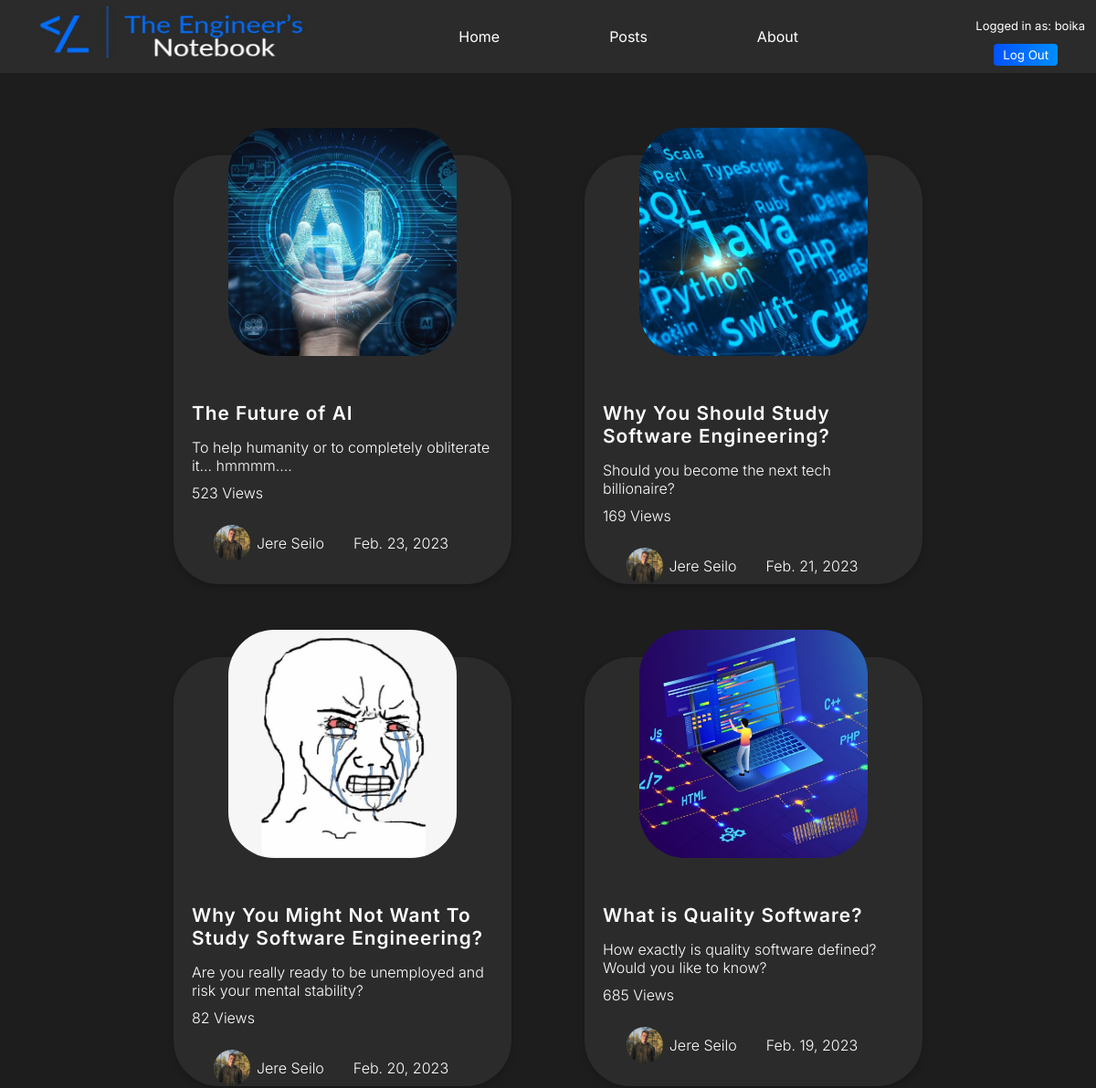
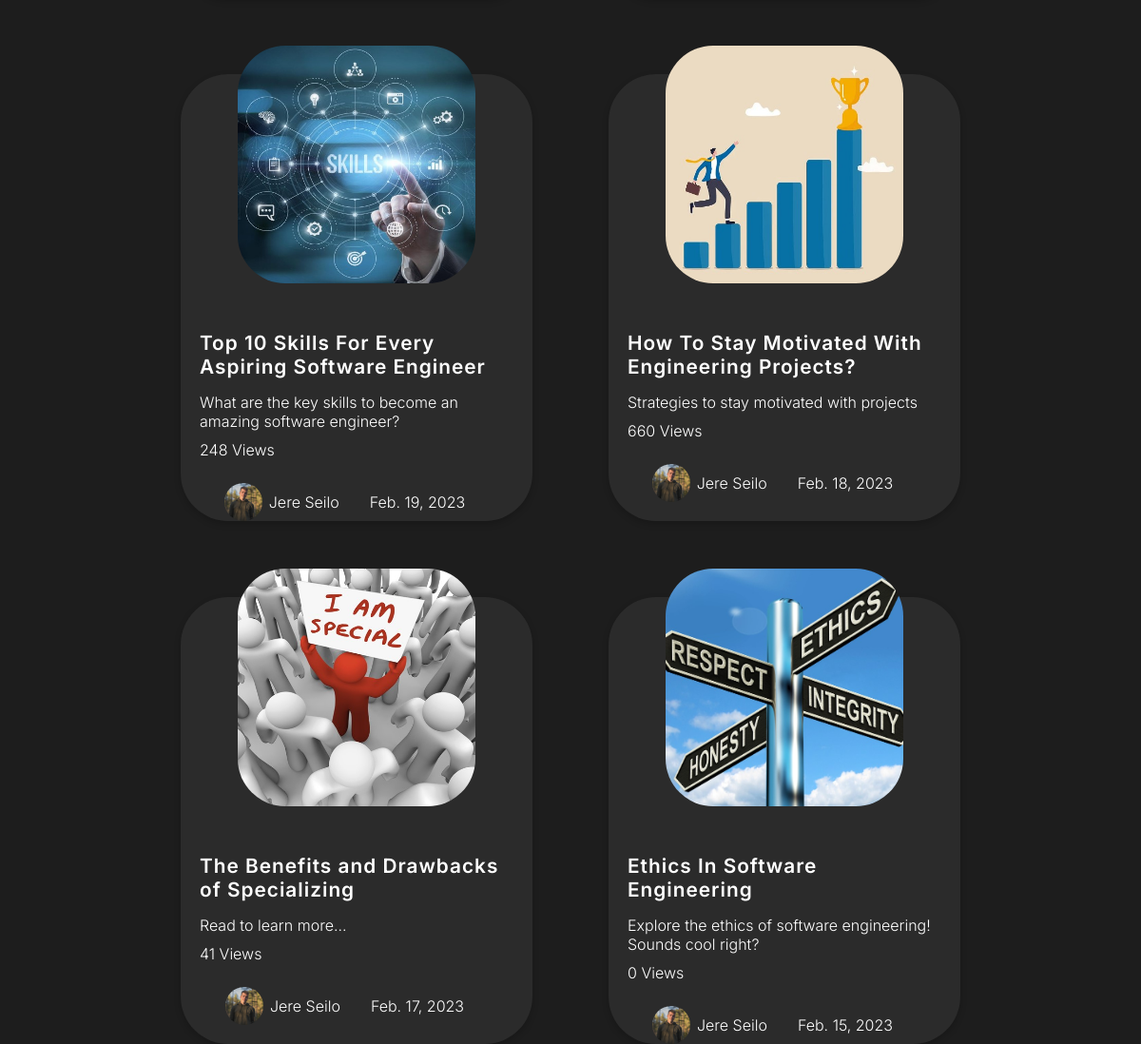
The page /posts (signed in) on the database its author committed (2 pictures, top to bottom).
### blogapp/models.py (models this page shows, shortened)
class Post(models.Model):
    author = models.ForeignKey("Author", on_delete=models.CASCADE)
    title = models.CharField(max_length=80)
    intro = models.CharField(max_length=100)
    image = models.ImageField(upload_to="images")
    text = models.TextField()
    date = models.DateField(default=timezone.now)
    views = models.IntegerField(default=0)
    slug = models.SlugField(unique=True)

class Author(models.Model):
    firstname = models.CharField(max_length=50)
    lastname = models.CharField(max_length=50)
    profilepic = models.ImageField(upload_to="images")
    def __str__(self):
        return (f"{self.firstname}  {self.lastname}")

### blogapp/views.py (the view)
# urls.py: path("posts", views.posts, name="posts"),
def posts(request):
    posts = Post.objects.order_by('-date')
    return render(request, "blogapp/posts.html", {"posts":posts})

### blogapp/templates/blogapp/posts.html (shortened to what this page needs)
{% extends 'base.html' %}
{% load static %}
{% block css_url%}{% static 'blogapp/posts.css' %}{% endblock css_url%}
{% block nav_css %}{% static 'nav.css' %}{% endblock nav_css %}
{% block content %}
{% include "nav.html" %}
<div class="main">
    {% for post in posts %}
    <a href="{% url 'postdetail' post.slug %}">
    <div class="smallpost">
        <div class="imagediv"><img class="im" src={{post.image.url}}></div>
       <h3>{{post.title}}</h3>
       <p>{{post.intro}}</p>
    </a>
       <p class="views">{{post.views}} Views</p>
       <div class="written">
            <img id="pp" src={{post.author.profilepic.url}}>
            <p>{{post.author}}</p>
            <p>{{post.date}}</p>
       </div>
    </div>
    {% endfor %}
{% endblock content %}

### templates/nav.html
{% load static %}
<nav>
    <div class="logo">
      <a href={% url 'frontpage' %}><img src={% static 'logo.jpg' %}></a>
    </div>
    <ul class="nav-links">
        <li><a href="{%url "frontpage"%}">Home</a></li>
        <li><a href="{% url "posts" %}">Posts</a></li>
        <li><a href="{% url "about" %}">About</a></li>
    </ul>
    <label class="login">
      {% if user.is_authenticated %}
      <p>Logged in as:  {{user.username}}</p>
      <a href="{% url 'logout' %}"><button type="button">Log Out</button></a>
      {% else %}
      <a href="{% url 'login' %}"><button type="button">Login</button></a>
      {% endif %}
    </label>
  </nav>

### blogapp/static/blogapp/posts.css (style rules this page uses)
* { margin: 0; padding: 0; }
body { background-color: #1d1d1d; height: 100vh; }
.main { height: 90vh; width: 100%; background-color: #1d1d1d; display: flex; flex-wrap: wrap; align-items: center; justify-content: center; padding-top: 50px; }
.smallpost { padding: 20px; height: 430px; width: 330px; margin: 40px; background-color: #2b2b2b; border-radius: 50px; box-shadow: rgba(0, 0, 0, 0.2) 0px 3px 7px 0px; }
.im { min-width: 250px; min-height: 250px; max-width: 250px; max-height: 250px; border-radius: 20%; }
.imagediv { display: flex; justify-content: center; position: relative; bottom: 50px; }
.smallpost h3 { color: white; font-family: 'Inter', sans-serif; font-weight: 600; font-size: 1.3rem; letter-spacing: 1px; margin-bottom: 15px; }
.smallpost p { color: white; font-family: 'Inter', sans-serif; font-size: 1rem; font-weight: 300; }
.written { display: flex; justify-content: center; top: 0px; margin-top: 25px; margin-bottom: 5px; align-items: center; }
.written p { padding-left: 7px; padding-right: 25px; }
#pp { height: 40px; width: 40px; border-radius: 50%; }
.views { padding-top: 10px; font-size: 0.8rem; }
.smallpost a { text-decoration: none; }

### static/nav.css (style rules this page uses)
@media (max-width:1200px) { .nav-links { margin-right: 20px !important; } }
nav { height: 10vh; width: 100%; display: flex; align-items: center; background-color: #2b2b2b; color: #fff; }
.logo img { width: 300px; height: auto; margin-left: 40px; max-height: 10vh; }
.nav-links { display: flex; justify-content: center; list-style: none; margin-right: 240px; flex-grow: 1; }
.nav-links li { margin: 0 10px; }
.nav-links a { color: #fff; text-decoration: none; font-family: 'Inter', sans-serif; padding: 50px; }
.login button { margin-right: 10px; padding: 4px 10px; border-radius: 4px; border: none; background: linear-gradient(90deg, rgba(2,0,36,1) 0%, rgba(0,82,255,1) 0%, rgba(0,142,255,1) 100%); font-family: 'Inter', sans-serif; color: #fff; }
.login { display: flex; flex-direction: column; align-items: center; }
.login p { font-family:'Inter', sans-serif; font-size: 13px; margin: 12px; }

### rows shown on the page
Post: image (picture), title "The Future of AI", intro "To help humanity or to completely obliterate it... hmmmm....", views "523", author.profilepic (picture), author "Jere Seilo", date "Feb. 23, 2023"
Post: image (picture), title "Why You Should Study Software Engineering?", intro "Should you become the next tech billionaire?", views "169", author.profilepic (picture), author "Jere Seilo", date "Feb. 21, 2023"
Post: image (picture), title "Why You Might Not Want To Study Software Engineering?", intro "Are you really ready to be unemployed and risk your mental stability?", views "82", author.profilepic (picture), author "Jere Seilo", date "Feb. 20, 2023"
Post: image (picture), title "What is Quality Software?", intro "How exactly is quality software defined? Would you like to know?", views "685", author.profilepic (picture), author "Jere Seilo", date "Feb. 19, 2023"
Post: image (picture), title "Top 10 Skills For Every Aspiring Software Engineer", intro "What are the key skills to become an amazing software engineer?", views "248", author.profilepic (picture), author "Jere Seilo", date "Feb. 19, 2023"
Post: image (picture), title "How To Stay Motivated With Engineering Projects?", intro "Strategies to stay motivated with projects", views "660", author.profilepic (picture), author "Jere Seilo", date "Feb. 18, 2023"
Post: image (picture), title "The Benefits and Drawbacks of Specializing", intro "Read to learn more...", views "41", author.profilepic (picture), author "Jere Seilo", date "Feb. 17, 2023"
Post: image (picture), title "Ethics In Software Engineering", intro "Explore the ethics of software engineering! Sounds cool right?", views "0", author.profilepic (picture), author "Jere Seilo", date "Feb. 15, 2023"

### other values the page prints
{{ user.username }} "boika"
